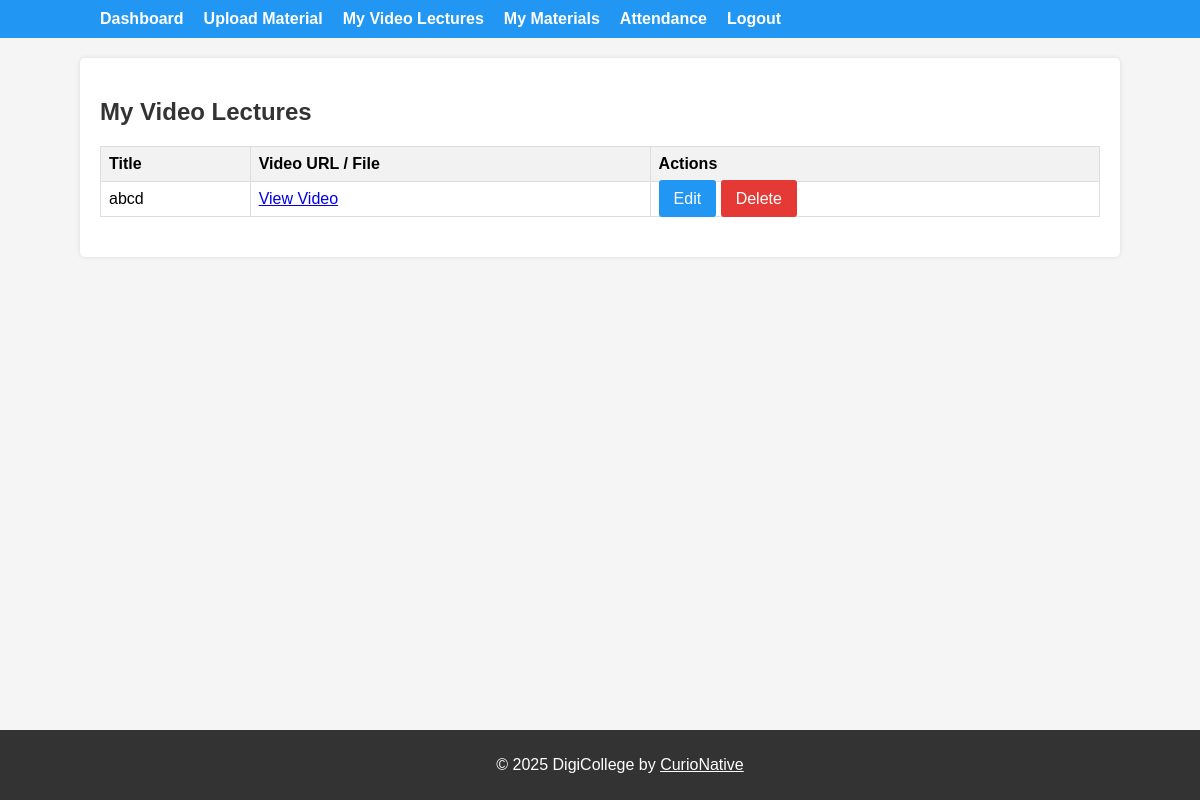
Before: /college/faculty/video/ (signed in) with the older database file.
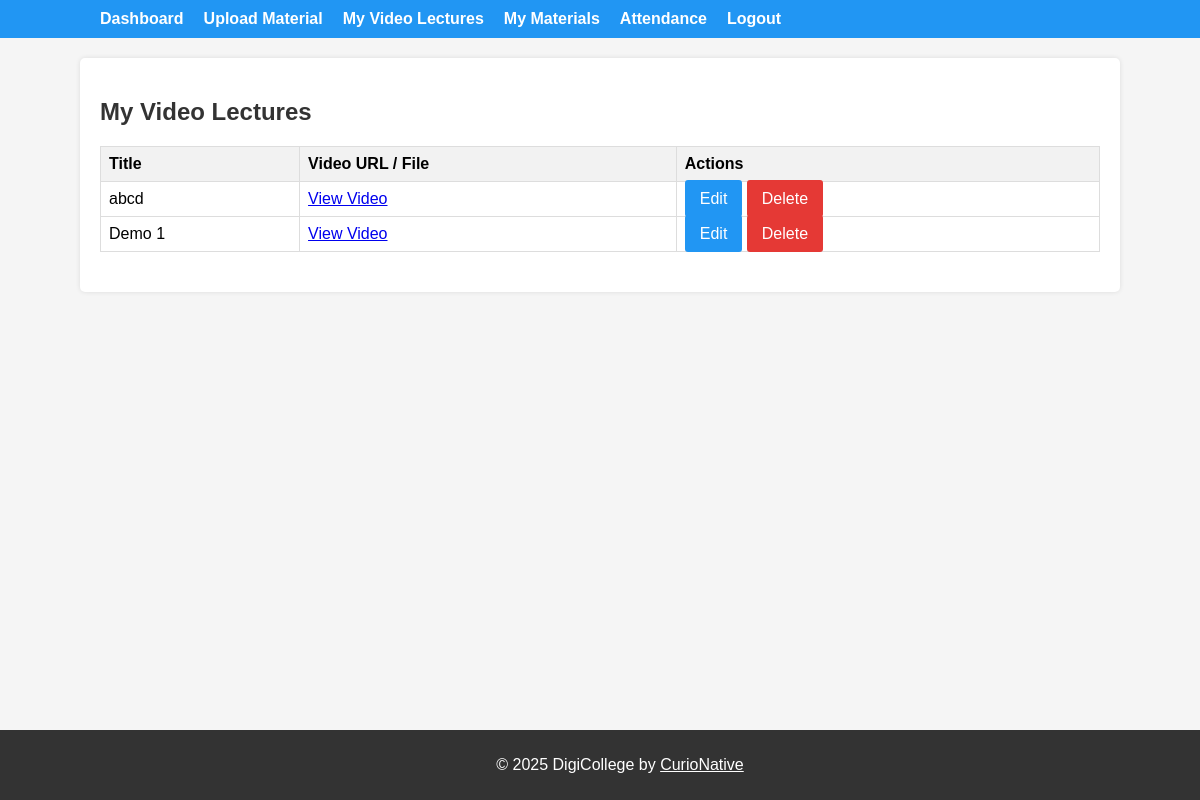
After: the same page with the newer database file.
### college/models.py (models this page shows, shortened)
class VideoLecture(models.Model):
    subject = models.ForeignKey(Subject, on_delete=models.CASCADE)
    title = models.CharField(max_length=200)
    video_url = models.URLField(blank=True, null=True, help_text="URL to the video lecture")
    video_file = models.FileField(upload_to='videos/', blank=True, null=True, help_text="Upload video file if applicable")

### college/views.py (the view)
# urls.py: path('faculty/video/', views.faculty_video_list, name='faculty_video_list'),
@login_required
def faculty_video_list(request):
    video_lectures = VideoLecture.objects.filter(subject__faculty=request.user)
    return render(request, 'college/faculty/video_list.html', {'video_lectures': video_lectures})

### college/templates/college/faculty/video_list.html (shortened to what this page needs)
{% extends "college/base.html" %}
{% block content %}
  <h2>My Video Lectures</h2>
  <table>
    <thead>
      <tr>
        <th>Title</th>
        <th>Video URL / File</th>
        <th>Actions</th>
      </tr>
    </thead>
    <tbody>
      {% for video in video_lectures %}
      <tr>
        <td>{{ video.title }}</td>
        <td>
          {% if video.video_url %}
            <a href="{{ video.video_url }}" target="_blank">View Video</a>
          {% elif video.video_file %}
            <a href="{{ video.video_file.url }}" target="_blank">View Uploaded Video</a>
          {% else %}
            N/A
          {% endif %}
        </td>
        <td>
          <a href="{% url 'edit_video_lecture' video.pk %}" class="btn">Edit</a>
          <a href="{% url 'delete_video_lecture' video.pk %}" class="btn" style="background: #e53935;">Delete</a>
        </td>
      </tr>
      {% empty %}
      <tr>
        <td colspan="3">No video lectures found.</td>
      </tr>
      {% endfor %}
    </tbody>
  </table>
{% endblock %}

Changed rows visible on the page:
added VideoLecture: title "Demo 1"
